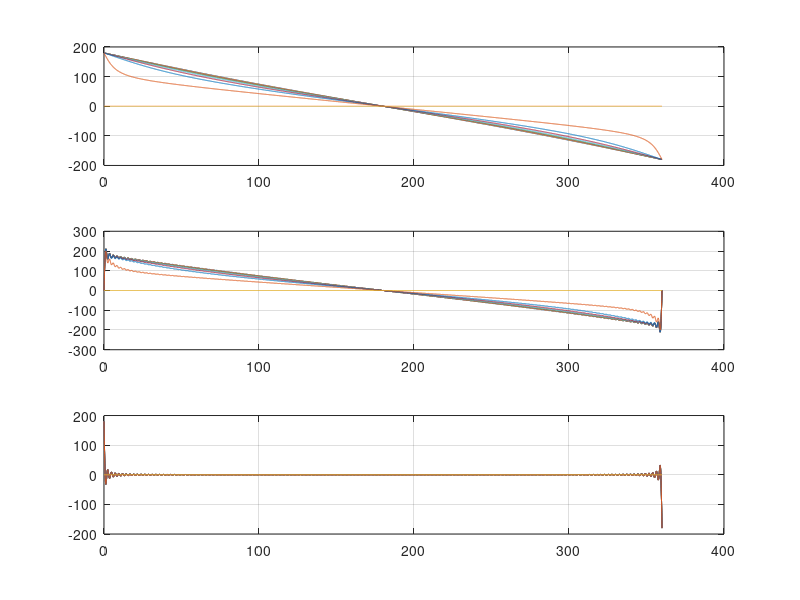

This figure's MATLAB source: (Note: this script raises an error after producing the figure.)
clear
theta = linspace(0,2*pi,8192);



% x = sqrt(2)/2;
x = linspace(-10,0,10);
primer = 2;


Sin = zeros(length(x),length(theta));
Cos = Sin;
theta1 = Sin;
predviden_err = Sin;
dodaj = Sin;
tempSin = ones(1,length(theta));


for i = 1: length(x)
    dodaj(i,:) =x(i).*tempSin;
    theta1(i,:) = theta;
end

if primer == 1
    Sin = sin(theta1)+dodaj;
    Cos = cos(theta1);
    for i = 1:length(x)
        if abs(x(i)) <= 1
                    
            for n =1:60
                predviden_err(i,:) = predviden_err(i,:) +...
                    x(i).^n./n.*sin(n.*theta+n.*pi/2);
            end
        elseif x(i) <= -1
            for n =1:60
                predviden_err(i,:) = predviden_err(i,:) +...
                    (2-abs(x(i)).^-n)./n.*sin(n.*theta-n.*pi/2);
            end
            
        elseif x(i) > 1
            for n =1:150
                predviden_err(i,:) = predviden_err(i,:) +...
                    (2-x(i).^-n)./n.*sin(n.*theta+n.*pi/2);
            end
        end
    end

elseif primer == 2
    Sin = sin(theta1);
    Cos = cos(theta1)+dodaj;
    for i = 1:length(x)
        if abs(x(i)) <= 1
                    
            for n =1:60
                predviden_err(i,:) = predviden_err(i,:) +...
                    x(i).^n./n.*sin(n.*theta+n.*pi);
            end
        elseif x(i) < -1
            for n =1:150
                predviden_err(i,:) = predviden_err(i,:) +...
                    (2-abs(x(i)).^-n)./n.*sin(n.*theta);
            end
            
        elseif x(i) > 1
            for n =1:150
                predviden_err(i,:) = predviden_err(i,:) +...
                    (2-x(i).^-n)./n.*sin(n.*theta+n.*pi);
            end
        end
    end
    
elseif primer == 3
    Sin = sin(theta1)+dodaj;
    Cos = cos(theta1)+dodaj;
    for i = 1:length(x)
        if abs(x(i)) < sqrt(2)/2
                    
            for n =1:150
                predviden_err(i,:) = predviden_err(i,:) +...
                    (sqrt(2)*x(i)).^n./n.*sin(n.*theta+n.*3*pi/4);
            end
        elseif x(i) < -sqrt(2)/2
            for n =1:150
                predviden_err(i,:) = predviden_err(i,:) +...
                    (2-abs(sqrt(2)*x(i)).^-n)./n.*sin(n.*theta-n.*pi/4);
            end
            
        elseif x(i) >= sqrt(2)/2
            for n =1:120
                predviden_err(i,:) = predviden_err(i,:) +...
                    (2-(sqrt(2)*x(i)).^-n)./n.*sin(n.*theta+n.*3*pi/4);
            end
        end
    end


end
    

kot = atan2(Sin,Cos);
clear Sin Cos primer i n
err = kot -theta1;
err(err<-pi) = err(err<-pi)+2*pi;
err(err> pi) = err(err> pi)-2*pi;


figure(2)
subplot(3,1,1)
plot(theta1'*180/pi,err'*180/pi)
grid on


subplot(3,1,2)
plot(theta1'*180/pi,predviden_err'*180/pi)
grid on

subplot(3,1,3)
plot(theta1'*180/pi,err'*180/pi-predviden_err'*180/pi)
grid on

razlikaNapak = err-predviden_err;
fftRazlike = mojfft(razlikaNapak);

fftErr = mojfft(err);
fftPred = mojfft(predviden_err);